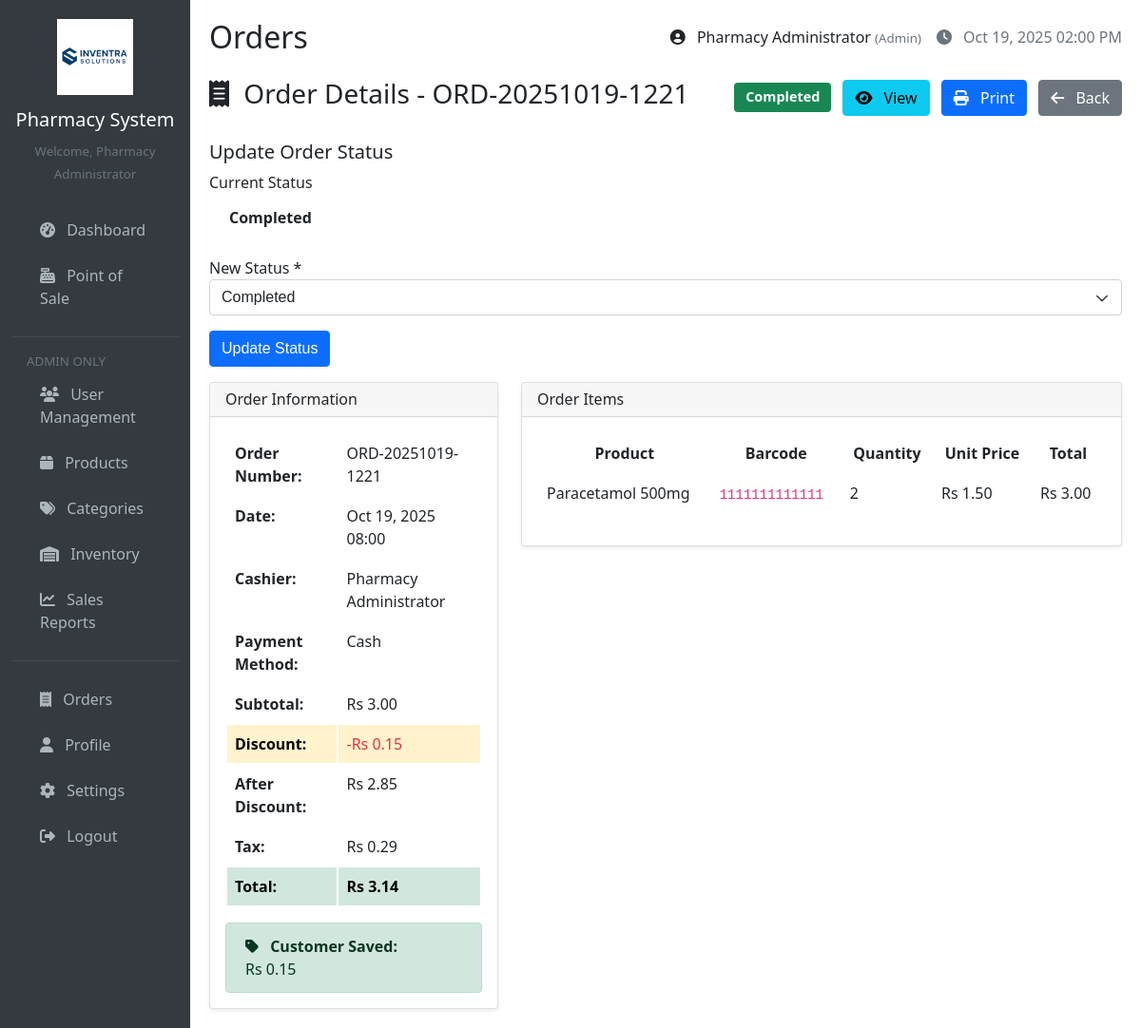
/pages/orders.php?view=19 (signed in), run on the app's committed database.
### tables this page shows
CREATE TABLE `orders` (
  `id` int(11) NOT NULL,
  `order_number` varchar(20) NOT NULL,
  `cashier_id` int(11) NOT NULL,
  `subtotal` decimal(10,2) NOT NULL,
  `discount_amount` decimal(10,2) DEFAULT 0.00,
  `tax_amount` decimal(10,2) DEFAULT 0.00,
  `total_amount` decimal(10,2) NOT NULL,
  `payment_method` enum('cash','card','other') DEFAULT 'cash',
  `status` varchar(20) DEFAULT 'completed',
  `refund_amount` decimal(10,2) DEFAULT 0.00,
  `order_date` timestamp NOT NULL DEFAULT current_timestamp()
);

CREATE TABLE `users` (
  `id` int(11) NOT NULL,
  `username` varchar(50) NOT NULL,
  `email` varchar(100) DEFAULT '',
  `password` varchar(255) NOT NULL,
  `role` enum('admin','cashier') DEFAULT 'cashier',
  `full_name` varchar(100) NOT NULL,
  `created_at` timestamp NOT NULL DEFAULT current_timestamp(),
  `updated_at` timestamp NOT NULL DEFAULT current_timestamp() ON UPDATE current_timestamp(),
  `is_active` tinyint(1) DEFAULT 1
);

CREATE TABLE `order_items` (
  `id` int(11) NOT NULL,
  `order_id` int(11) NOT NULL,
  `product_id` int(11) NOT NULL,
  `quantity` int(11) NOT NULL,
  `unit_price` decimal(10,2) NOT NULL,
  `total_price` decimal(10,2) NOT NULL
);

CREATE TABLE `products` (
  `id` int(11) NOT NULL,
  `name` varchar(200) NOT NULL,
  `barcode` varchar(100) DEFAULT NULL,
  `category_id` int(11) DEFAULT NULL,
  `price` decimal(10,2) NOT NULL,
  `cost` decimal(10,2) NOT NULL,
  `stock_quantity` int(11) DEFAULT 0,
  `min_stock_level` int(11) DEFAULT 5,
  `expiry_date` date NOT NULL,
  `manufacturing_date` date DEFAULT NULL,
  `manufacturer` varchar(255) NOT NULL,
  `description` text DEFAULT NULL,
  `created_at` timestamp NOT NULL DEFAULT current_timestamp(),
  `updated_at` timestamp NOT NULL DEFAULT current_timestamp() ON UPDATE current_timestamp(),
  `is_active` tinyint(1) NOT NULL DEFAULT 1
);

### config/database.php (called while the page is built, shortened)
<?php
function getConnection() {
    $connection = new mysqli(DB_HOST, DB_USER, DB_PASS, DB_NAME);
    $connection->set_charset("utf8");
    return $connection;
}
function executeQuery($query, $types = '', $params = []) {
    $conn = getConnection();
    $stmt = $conn->prepare($query);
    if (!empty($params)) {
        $stmt->bind_param($types, ...$params);
    }
    $stmt->execute();
    $result = $stmt->get_result();
    if ($result) {
        $data = $result->fetch_all(MYSQLI_ASSOC);
        return $data;
    }
    return false;
}
?>

### includes/functions.php (called while the page is built, shortened)
<?php
function formatCurrency($amount) {
    return 'Rs ' . number_format($amount, 2);
}
function formatDate($date, $format = 'M d, Y H:i') {
    return date($format, strtotime($date));
}
function sanitizeInput($data) {
    return htmlspecialchars(trim($data), ENT_QUOTES, 'UTF-8');
}
?>

### pages/orders.php (the view, shortened to what this page needs)
<?php
require_once '../config/database.php';
require_once '../includes/functions.php';
require_once '../includes/header.php';
$orderDetails = null;
$orderItems = [];
if (isset($_GET['view']) && is_numeric($_GET['view'])) {
    $orderId = (int)$_GET['view'];
    $detailQuery = "SELECT o.*, u.full_name as cashier_name
                    FROM orders o
                    JOIN users u ON o.cashier_id = u.id
                    WHERE o.id = ?";
    $detailResult = executeQuery($detailQuery, 'i', [$orderId]);
    if (!empty($detailResult)) {
        $orderDetails = $detailResult[0];
        $itemsQuery = "SELECT oi.*, p.name as product_name, p.barcode
                       FROM order_items oi
                       JOIN products p ON oi.product_id = p.id
                       WHERE oi.order_id = ?";
        $orderItems = executeQuery($itemsQuery, 'i', [$orderId]);
    }
}
?>
<?php if ($orderDetails): ?>
    <div class="d-flex justify-content-between align-items-center mb-4">
        <h3><i class="fas fa-receipt"></i> Order Details - <?php echo $orderDetails['order_number']; ?></h3>
        <div>
            <span class="badge bg-<?php
                echo $orderDetails['status'] == 'completed' ? 'success' :
                    ($orderDetails['status'] == 'pending' ? 'warning' :
                    ($orderDetails['status'] == 'returned' ? 'danger' : 'secondary'));
            ?> me-2" style="font-size: 0.9rem; padding: 0.5rem 0.75rem;">
                <?php echo ucfirst($orderDetails['status']); ?>
            </span>
            <a href="?view=<?php echo $orderDetails['id']; ?>" class="btn btn-info me-2">
                <i class="fas fa-eye"></i> View
            </a>
            <a href="receipt.php?order_id=<?php echo $orderDetails['id']; ?>" class="btn btn-primary me-2" target="_blank">
                <i class="fas fa-print"></i> Print
            </a>
            <a href="orders.php" class="btn btn-secondary">
                <i class="fas fa-arrow-left"></i> Back
            </a>
        </div>
    </div>
    <div class="modal fade" id="statusModal" tabindex="-1">
        <div class="modal-dialog">
            <div class="modal-content">
                <form method="POST">
                    <div class="modal-header">
                        <h5 class="modal-title">Update Order Status</h5>
                    </div>
                    <div class="modal-body">
                        <div class="mb-3">
                            <label class="form-label">Current Status</label>
                            <div class="alert alert-info">
                                <strong><?php echo ucfirst($orderDetails['status']); ?></strong>
                            </div>
                        </div>
<div class="mb-3">
    <label class="form-label">New Status *</label>
    <select name="order_status" id="statusSelect" class="form-select" required>
        <option value="completed" <?php echo $orderDetails['status'] == 'completed' ? 'selected' : ''; ?>>Completed</option>
    </select>
</div>
                    </div>
                    <div class="modal-footer">
                     <button type="submit" name="update_status" class="mb-3 btn btn-primary">Update Status</button>
                    </div>
                </form>
            </div>
        </div>
    </div>
    <div class="row">
        <div class="col-md-4">
            <div class="card">
                <div class="card-header">
                    <h6 class="card-title mb-0">Order Information</h6>
                </div>
                <div class="card-body">
                    <table class="table table-sm">
                        <tr>
                            <td><strong>Order Number:</strong></td>
                            <td><?php echo sanitizeInput($orderDetails['order_number']); ?></td>
                        </tr>
                        <tr>
                            <td><strong>Date:</strong></td>
                            <td><?php echo formatDate($orderDetails['order_date']); ?></td>
                        </tr>
                        <tr>
                            <td><strong>Cashier:</strong></td>
                            <td><?php echo sanitizeInput($orderDetails['cashier_name']); ?></td>
                        </tr>
                        <tr>
                            <td><strong>Payment Method:</strong></td>
                            <td><?php echo ucfirst($orderDetails['payment_method']); ?></td>
                        </tr>
                        <tr>
                            <td><strong>Subtotal:</strong></td>
                            <td><?php echo formatCurrency($orderDetails['subtotal']); ?></td>
                        </tr>
                        <?php if (isset($orderDetails['discount_amount']) && $orderDetails['discount_amount'] > 0): ?>
                        <tr class="table-warning">
                            <td><strong>Discount:</strong></td>
                            <td class="text-danger">-<?php echo formatCurrency($orderDetails['discount_amount']); ?></td>
                        </tr>
                        <tr>
                            <td><strong>After Discount:</strong></td>
                            <td><?php echo formatCurrency($orderDetails['subtotal'] - $orderDetails['discount_amount']); ?></td>
                        </tr>
                        <?php endif; ?>
                        <tr>
                            <td><strong>Tax:</strong></td>
                            <td><?php echo formatCurrency($orderDetails['tax_amount']); ?></td>
                        </tr>
                        <tr class="table-success">
                            <td><strong>Total:</strong></td>
                            <td><strong><?php echo formatCurrency($orderDetails['total_amount']); ?></strong></td>
                        </tr>
                    </table>
                    <?php if (isset($orderDetails['discount_amount']) && $orderDetails['discount_amount'] > 0): ?>
                    <div class="alert alert-success mt-3 mb-0">
                        <i class="fas fa-tag"></i> <strong>Customer Saved:</strong><br>
                        <?php echo formatCurrency($orderDetails['discount_amount']); ?>
                    </div>
                    <?php endif; ?>
                </div>
            </div>
        </div>
        <div class="col-md-8">
            <div class="card">
                <div class="card-header">
                    <h6 class="card-title mb-0">Order Items</h6>
                </div>
                <div class="card-body">
                    <div class="table-responsive">
                        <table class="table">
                            <thead>
                                <tr>
                                    <th>Product</th>
                                    <th>Barcode</th>
                                    <th>Quantity</th>
                                    <th>Unit Price</th>
                                    <th>Total</th>
                                </tr>
                            </thead>
                            <tbody>
                                <?php foreach ($orderItems as $item): ?>
                                    <tr>
                                        <td><?php echo sanitizeInput($item['product_name']); ?></td>
                                        <td><code><?php echo sanitizeInput($item['barcode']); ?></code></td>
                                        <td><?php echo $item['quantity']; ?></td>
                                        <td><?php echo formatCurrency($item['unit_price']); ?></td>
                                        <td><?php echo formatCurrency($item['total_price']); ?></td>
                                    </tr>
                                <?php endforeach; ?>
                            </tbody>
                        </table>
                    </div>
                </div>
            </div>
        </div>
    </div>
<?php endif; ?>
<?php require_once '../includes/footer.php'; ?>

### data on the page
orders: order_number "ORD-20251019-1221", status "Completed", order_status "Completed", order_date "Oct 19, 2025 08:00", cashier.full_name "Pharmacy Administrator", payment_method "Cash", subtotal "Rs 3.00", discount_amount "Rs 0.15", formatCurrency($orderDetails['subtotal'] - $orderDetails['discount_amount']) "Rs 2.85", tax_amount "Rs 0.29", total_amount "Rs 3.14"
order_items: product.name "Paracetamol 500mg", product.barcode "1111111111111", quantity "2", unit_price "Rs 1.50", total_price "Rs 3.00"

### other printed values
sanitizeInput($_SESSION['full_name']) "Pharmacy Administrator"
basename($_SERVER['PHP_SELF'], '.php') "Orders"
$_SESSION['role'] "Admin"
